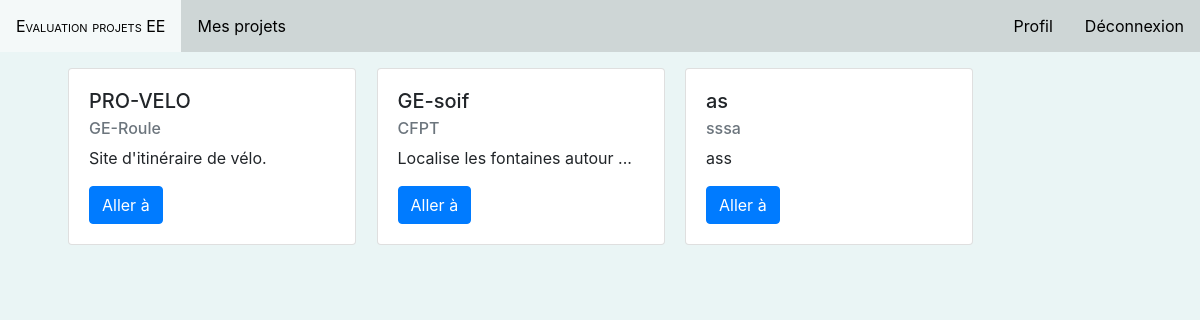
Before: /index.php?page=projets (signed in) with the older database file.
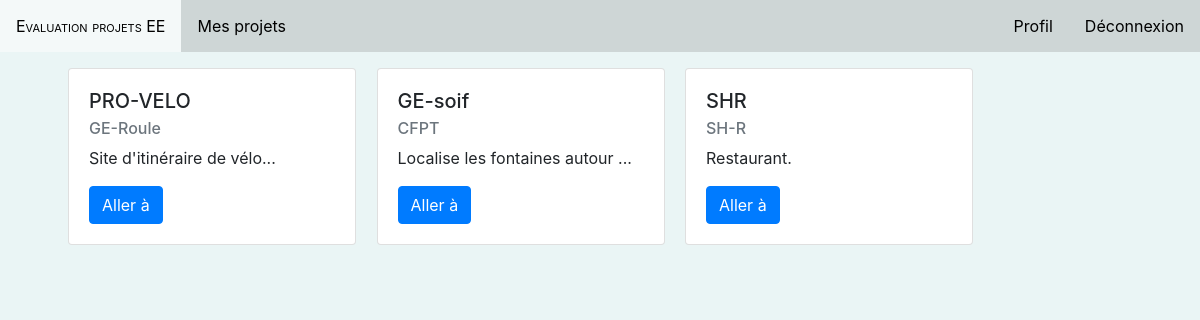
After: the same page with the newer database file.
### tables this page shows
CREATE TABLE `travaille_pour` (
  `idProjet` int(11) NOT NULL,
  `idEleve` int(11) NOT NULL,
  `estEvalue` tinyint(1) NOT NULL DEFAULT '0'
);

CREATE TABLE `projets` (
  `idProjet` int(11) NOT NULL,
  `titre` varchar(50) NOT NULL,
  `description` varchar(500) NOT NULL,
  `client` varchar(50) NOT NULL,
  `dureePrevue` varchar(10) NOT NULL,
  `dateDebut` date NOT NULL,
  `idDomaine` int(11) NOT NULL,
  `idUtilisateur` int(11) NOT NULL
);

### model/getProjetsEleve.php (called while the page is built)
<?php
function GetProjetsEleve()
{
  $db = connectDB();
  $query = $db->prepare("SELECT * FROM projets INNER JOIN travaille_pour ON projets.idProjet = travaille_pour.idProjet INNER JOIN eleves ON travaille_pour.idEleve = eleves.idEleve WHERE eleves.idUtilisateur = ?");
  $query->bindParam(1, $_SESSION["id"]);
  if ($query->execute()) {
    $tab = $query->fetchAll(PDO::FETCH_ASSOC);
    return $tab;
  }
  else {
    header('Location: ');
  }
}
?>

### views/projetsEleve.php (the view, shortened to what this page needs)
<?php
include 'model/getProjetsEleve.php';
?>
<div class="container" style="float:right;">
    <div class="row mt-3">
    <?php
    foreach (GetProjetsEleve() as $projet) {
      if (strlen($projet["description"]) > 32) {
        $projet["description"] = substr($projet["description"], 0, 30) . " ...";
      }
      echo "<div class=\"card card-custom mx-2 mb-3\" style=\"width: 18rem;\">";
      echo "<div class=\"card-body\">";
      echo "<h5 class=\"card-title\">".$projet["titre"]."</h5>";
      echo "<h6 class=\"card-subtitle mb-2 text-muted\">".$projet["client"]."</h6>";
      echo "<p class=\"card-text\">".$projet["description"]."</p>";
      echo "<form method=\"POST\" action=\"model/afficheDetailGestion.php\">";
      echo "<button type=\"submit\" class=\"btn btn-primary\">Aller à</button>";
      echo "</form>";
      echo "</div>";
      echo "</div>&nbsp;";
    } ?>
  </div>
</div>

Changed rows visible on the page:
removed travaille_pour: idProjet.titre "as", idProjet.client "sssa", idProjet.description "ass"
changed through a linked row, travaille_pour "PRO-VELO": idProjet.description "Site d'itinéraire de vélo." → "Site d'itinéraire de vélo..."
added travaille_pour: idProjet.titre "SHR", idProjet.client "SH-R", idProjet.description "Restaurant."
